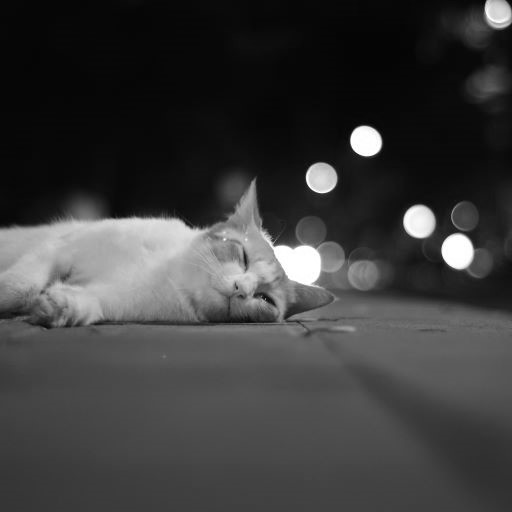
#> input picture PCD_Assignment 03/image2.JPG, 512 x 512 px
$ jupyter execute PCD_Assignment03.ipynb
#> lines starting #> are read from the running program, lines starting #| are printed output that depends on the picture; after the words box and inside, x2 and y2 are one past the last pixel; in counts of white or black regions, pixels touching at a corner belong together
# PCD Assignment 03

Daffa M. Siddiq - 24/533358/PA/22569

Pengolahan Citra Digital (KOM) - Assignment 3

---

Before we start the code and talk about each enhancement techniques, I will upload two images that will be used as reference.

Make sure to upload a 1:1 grayscale image to allow the algorithm to work properly and display the image without streching.

[cell 1]
# Input a grayscale image, this is to make it workable for the algorithm.
# However, the algorithm will convert it to B&W
from google.colab import files
uploaded = files.upload()
#> the answer given: image2.JPG
#> further down, img is the input picture: shape (512, 512); min 2, max 255, mean 60.1

# Image Thresholding and Morphological Processing

## Brief Explanation

**Global Thresholding**

Global thresholding is a simple segmentation technique. It selects a single intensity value (threshold) that separates foreground (object) from the background.

$$\text{if } f(x,y) > T \Rightarrow 255, \text{ else } 0$$

Choosing a good threshold manually is usually sufficient for simple, well-lit images.

<br>

---

<br>

**Erosion**

A basic morphological operation that *shrinks white regions (foreground)* in a binary image. Uses a small matrix *kernel* (usually 3x3) that slides over the image.

This is how it works.

$$
\text{Erosion: } (A \ominus B)(x, y) =
\begin{cases}
255, & \text{if all pixels under } B \text{ are white (255)} \\
0, & \text{otherwise}
\end{cases}
$$

A pixel remains white **only if all** neighboring pixels are covered by the kernel, otherwise it turns black.

<br>

---

<br>

**Dilation**

It's the opposite of erosion. Expands white regions in binary image. Also use *kernel* to determine the neighbor of each pixel.

This is how it works.

$$
\text{Dilation: } (A \oplus B)(x, y) =
\begin{cases}
255, & \text{if any pixel under } B \text{ is white (255)} \\
0, & \text{otherwise}
\end{cases}
$$

If **at least** one pixel in the neighborhood is white, the center pixel becomes white.

<br>

---

<br>

**Opening (Erosion -> Dilation)**

Opening is a morphological operations that does erosion followed by dilation using the **same** *kernel*

$$
\text{Opening}(A) = (A \ominus B) \oplus B
$$

$$ \ominus = Erosion $$
$$ \oplus = Dilation $$

In opening, erosion first shrinks the white regions (removes noise), and dilation restore the main shape, but the removed noise does not reappear.

<br>

---

<br>

**Closing (Dilation -> Erosion)**

It's the opposite of opening. It applies dilation first, then Erosion.

$$
\text{Closing}(A) = (A \oplus B) \ominus B
$$

$$ \ominus = Erosion $$
$$ \oplus = Dilation $$

Dilation first expands white regions to fill gaps, and erosion then slightly shrinks them back to original size, but the holes filled are now kept.

## Code Implementation

[cell 2]
import numpy as np
import matplotlib.pyplot as plt
import cv2

def show_multiple(images, titles, figsize=(20,6)):
    plt.figure(figsize=figsize)
    for i, (img, title) in enumerate(zip(images, titles)):
        plt.subplot(1, len(images), i+1)
        plt.imshow(img, cmap='gray')
        plt.title(title)
        plt.axis('off')
    plt.show()

# Global Thresholding
def global_threshold(img, T=128):
#> called with T = 128
    h, w = img.shape
#> h = 256; w = 256
    result = np.zeros((h, w), dtype=np.uint8)
    for i in range(h):
        for j in range(w):
            result[i, j] = 255 if img[i, j] > T else 0
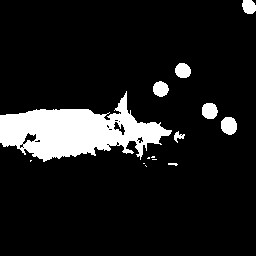
#> result: shape (256, 256); 11% white; 14 white regions (6 under 20 px), largest, box (x1, y1, x2, y2) and area: (0, 91, 172, 162) 6086, (221, 117, 237, 135) 233, (202, 103, 218, 119) 210
    return result

# Morphological Operations
def pad_image(img, pad=1):
#> called with pad = 1
    return np.pad(img, pad, mode='constant', constant_values=0)
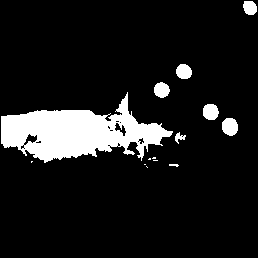
#> returned value: shape (258, 258); 10.8% white; 14 white regions (6 under 20 px), largest, box (x1, y1, x2, y2) and area: (1, 92, 173, 163) 6086, (222, 118, 238, 136) 233, (203, 104, 219, 120) 210

# Erosion
def erosion(img):
    padded = pad_image(img)
    result = np.zeros_like(img)
    for i in range(1, img.shape[0]+1):
        for j in range(1, img.shape[1]+1):
            region = padded[i-1:i+2, j-1:j+2]
            result[i-1, j-1] = 255 if np.all(region == 255) else 0
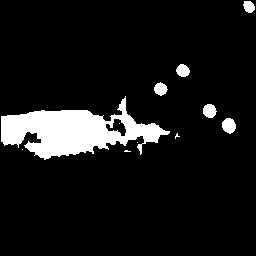
#> result: shape (256, 256); 8.9% white; 11 white regions (5 under 20 px), largest, box (x1, y1, x2, y2) and area: (1, 96, 170, 160) 5119, (222, 118, 236, 134) 169, (203, 104, 217, 118) 150, (176, 64, 190, 77) 134, (154, 82, 168, 96) 133, (243, 1, 255, 13) 109
    return result

# Dilation
def dilation(img):
    padded = pad_image(img)
    result = np.zeros_like(img)
    for i in range(1, img.shape[0]+1):
        for j in range(1, img.shape[1]+1):
            region = padded[i-1:i+2, j-1:j+2]
            result[i-1, j-1] = 255 if np.any(region == 255) else 0
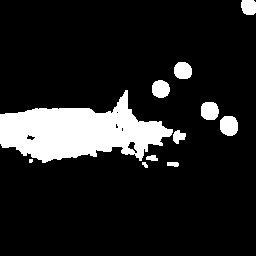
#> result: shape (256, 256); 13% white; 11 white regions (1 under 20 px), largest, box (x1, y1, x2, y2) and area: (0, 90, 173, 163) 6950, (220, 116, 238, 136) 305, (201, 102, 219, 120) 278
    return result

# Opening (Erosion then Dilation)
def opening(img):
    return dilation(erosion(img))
#> call 4 of pad_image, with pad = 1
#> in pad_image (call 4), `return np.pad(img, pad, mode='constant', constant_values=0)`:
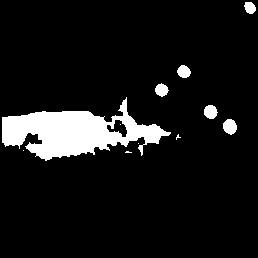
#> returned value: shape (258, 258); 8.8% white; 11 white regions (5 under 20 px), largest, box (x1, y1, x2, y2) and area: (2, 97, 171, 161) 5119, (223, 119, 237, 135) 169, (204, 105, 218, 119) 150, (177, 65, 191, 78) 134, (155, 83, 169, 97) 133, (244, 2, 256, 14) 109
#> after the loop in dilation (call 2), `for i in range(1, img.shape[0]+1):`:
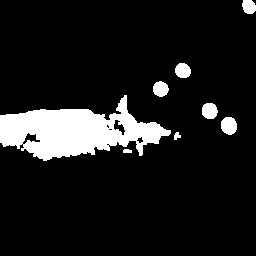
#> result: shape (256, 256); 10.7% white; 8 white regions, largest, box (x1, y1, x2, y2) and area: (0, 95, 171, 161) 5926, (221, 117, 237, 135) 233, (202, 103, 218, 119) 210

# Closing (Dilation then Erosion)
def closing(img):
    return erosion(dilation(img))
#> in pad_image (call 6), `return np.pad(img, pad, mode='constant', constant_values=0)`:
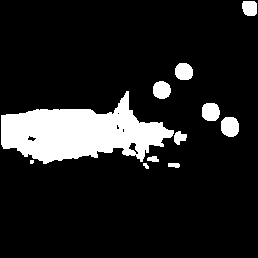
#> returned value: shape (258, 258); 12.8% white; 11 white regions (1 under 20 px), largest, box (x1, y1, x2, y2) and area: (1, 91, 174, 164) 6950, (221, 117, 239, 137) 305, (202, 103, 220, 121) 278
#> after the loop in erosion (call 3), `for i in range(1, img.shape[0]+1):`:
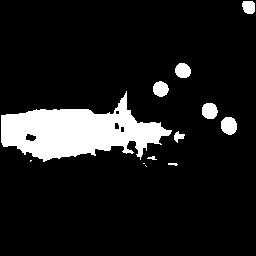
#> result: shape (256, 256); 11.2% white; 12 white regions (3 under 20 px), largest, box (x1, y1, x2, y2) and area: (1, 91, 172, 162) 6250, (221, 117, 237, 135) 233, (202, 103, 218, 119) 210

[cell 3]
# Process uploaded images
for filename in uploaded.keys():
    print(f"Processing: {filename}")
    img = cv2.imread(filename, cv2.IMREAD_GRAYSCALE)
    img = cv2.resize(img, (256, 256))

    # 1. Segmentation w/ global thresholding
    segmented = global_threshold(img, T=128)

    # 2. Morphological operations
    eroded = erosion(segmented)
    dilated = dilation(segmented)
    opened = opening(segmented)
    closed = closing(segmented)

    # 3. Comparisons
    show_multiple(
        # Erosion compared with Dilation
        [img, segmented, eroded, dilated],
        ["Original Image", "Global Thresholding", "After Erosion", "After Dilation"]
    )
#> the loop in show_multiple, `for i, (img, title) in enumerate(zip(images, titles)):` made 4 passes
#> title on passes 1 to 4: 'Original Image', 'Global Thresholding', 'After Erosion', 'After Dilation'
    show_multiple(
        # Opening compared with Closing
        [img, segmented, opened, closed],
        ["Original Image", "Global Thresholding", "After Opening", "After Closing"]
    )
#> the loop in show_multiple (call 2), `for i, (img, title) in enumerate(zip(images, titles)):` made 4 passes
